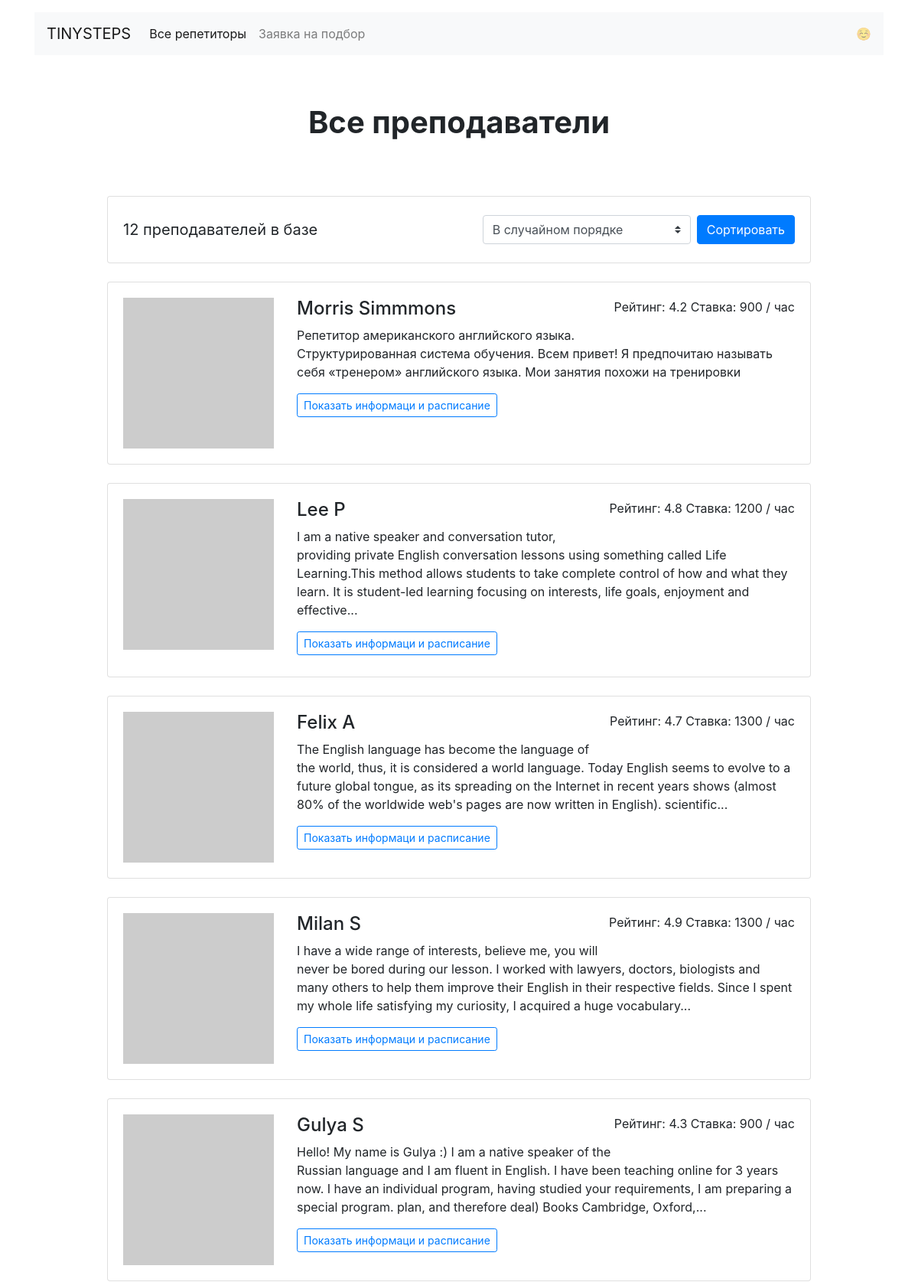
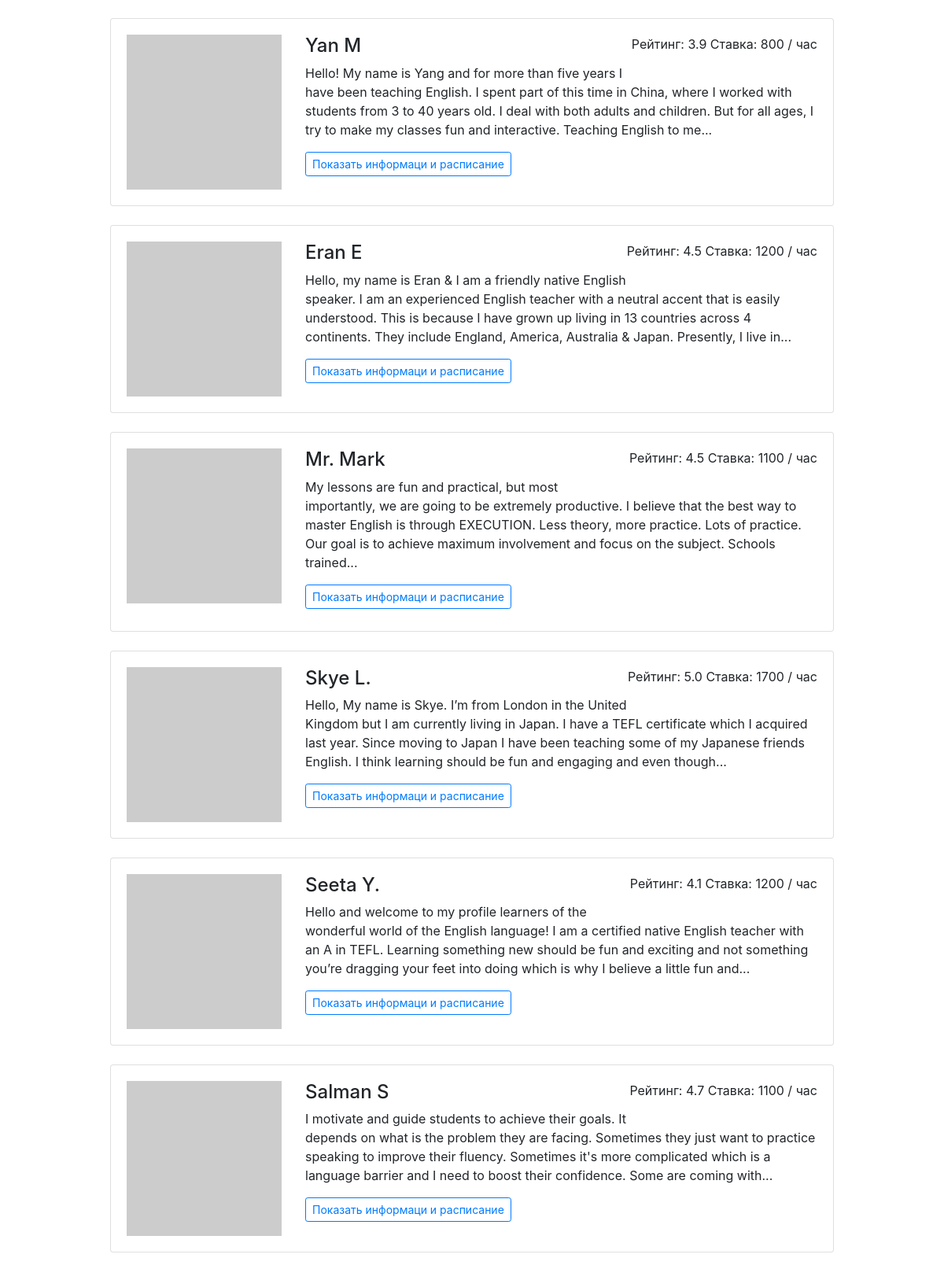
Page /all/ (upper part) on the committed database (2 pictures, top to bottom).
### app.py (models this page shows)
class Teacher(db.Model):
    __tablename__ = 'teacher'
    id = db.Column(db.Integer, primary_key=True)
    name = db.Column(db.String(80), nullable=False)
    about = db.Column(db.Text, nullable=False)
    rating = db.Column(db.Float)
    picture = db.Column(db.String(80), unique=True, nullable=False)
    price = db.Column(db.Integer, nullable=False)
    goals = db.Column(db.String, nullable=False)
    free = db.Column(db.String, nullable=False)
    bookings = db.relationship('Booking',  back_populates="teacher")

### app.py (the view)
@app.route('/all/', methods=['GET', 'POST'])
def all_teachers():
    sort = request.form.get('sort')
    if sort == "random":
        teachers = db.session.query(Teacher).all()
        random.shuffle(teachers)
    elif sort == "rating":
        teachers = db.session.query(Teacher).order_by(Teacher.rating.desc())
    elif sort == "expensive":
        teachers = db.session.query(Teacher).order_by(Teacher.price.desc())
    elif sort == "cheap":
        teachers = db.session.query(Teacher).order_by(Teacher.price)
    else:
        teachers = db.session.query(Teacher).all()
    teachers_quantity = db.session.query(Teacher).count()
    return render_template('all.html', teachers=teachers, teachers_quantity=teachers_quantity, sort=sort)

### templates/all.html (shortened to what this page needs)
{% extends 'base.html' %}
{% block content %}
<main class="container mt-3">
  <h1 class="h1 text-center w-50 mx-auto mt-1 py-5 mb-4"><strong>Все преподаватели</strong></h1>
    <div class="row">
    <div class="col-12 col-lg-10 offset-lg-1 m-auto">
      <div class="card mb-4">
        <div class="card-body align-right">
          <p class="lead float-left d-inline-block mt-2 mb-0"><strong>{{ teachers_quantity }} преподавателей в базе</strong></p>
          <form action="/all/" method="post" class="float-right d-inline-block">
            <div class="form-inline">
              <select name="sort" class="custom-select my-1 mr-2" id="inlineFormCustomSelectPref">
                <option value="random">В случайном порядке</option>
              </select>
              <button type="submit" class="btn btn-primary my-1">Сортировать</button>
            </div>
          </form>
        </div>
      </div>
      {% for teacher in teachers %}
      <div class="card mb-4">
        <div class="card-body">
          <div class="row">
            <div class="col-3"><img src="{{ teacher.picture }}" class="img-fluid" alt=""></div>
            <div class="col-9">
              <p class="float-right">Рейтинг: {{ teacher.rating }} Ставка: {{ teacher.price }} / час</p>
              <h2 class="h4">{{ teacher.name }}</h2>
              <p>{{ teacher.about|truncate(300) }}</p>
              <a href="/profiles/{{ teacher.id }}/" class="btn btn-outline-primary btn-sm mr-3 mb-2">Показать информаци и расписание</a>
            </div>
          </div>
        </div>
      </div>
      {% endfor %}
    </div>
  </div>
</main>
{% endblock %}

### rows in the picture
Teacher: rating "4.2", price "900", name "Morris Simmmons", about "Репетитор американского английского языка. Структурированная система обучения. Всем привет! Я предпочитаю называть себя «тренером» английского языка. Мои занятия похожи на тренировки"
Teacher: rating "4.8", price "1200", name "Lee P", about "I am a native speaker and conversation tutor, providing private English conversation lessons using something called Life Learning.This method allows students to take complete control of how and what they learn. It is student-led learning focusing on interests, life goals, enjoyment and effective..."
Teacher: rating "4.7", price "1300", name "Felix A", about "The English language has become the language of the world, thus, it is considered a world language. Today English seems to evolve to a future global tongue, as its spreading on the Internet in recent years shows (almost 80% of the worldwide web's pages are now written in English). scientific..."
Teacher: rating "4.9", price "1300", name "Milan S", about "I have a wide range of interests, believe me, you will never be bored during our lesson. I worked with lawyers, doctors, biologists and many others to help them improve their English in their respective fields. Since I spent my whole life satisfying my curiosity, I acquired a huge vocabulary..."
Teacher: rating "4.3", price "900", name "Gulya S", about "Hello! My name is Gulya :) I am a native speaker of the Russian language and I am fluent in English. I have been teaching online for 3 years now. I have an individual program, having studied your requirements, I am preparing a special program. plan, and therefore deal) Books Cambridge, Oxford,..."
Teacher: rating "3.9", price "800", name "Yan M", about "Hello! My name is Yang and for more than five years I have been teaching English. I spent part of this time in China, where I worked with students from 3 to 40 years old. I deal with both adults and children. But for all ages, I try to make my classes fun and interactive. Teaching English to me..."
Teacher: rating "4.5", price "1200", name "Eran E", about "Hello, my name is Eran & I am a friendly native English speaker. I am an experienced English teacher with a neutral accent that is easily understood. This is because I have grown up living in 13 countries across 4 continents. They include England, America, Australia & Japan. Presently, I live in..."
Teacher: rating "4.5", price "1100", name "Mr. Mark", about "My lessons are fun and practical, but most importantly, we are going to be extremely productive. I believe that the best way to master English is through EXECUTION. Less theory, more practice. Lots of practice. Our goal is to achieve maximum involvement and focus on the subject. Schools trained..."
Teacher: rating "5.0", price "1700", name "Skye L.", about "Hello, My name is Skye. I’m from London in the United Kingdom but I am currently living in Japan. I have a TEFL certificate which I acquired last year. Since moving to Japan I have been teaching some of my Japanese friends English. I think learning should be fun and engaging and even though..."
Teacher: rating "4.1", price "1200", name "Seeta Y.", about "Hello and welcome to my profile learners of the wonderful world of the English language! I am a certified native English teacher with an A in TEFL. Learning something new should be fun and exciting and not something you’re dragging your feet into doing which is why I believe a little fun and..."
Teacher: rating "4.7", price "1100", name "Salman S", about "I motivate and guide students to achieve their goals. It depends on what is the problem they are facing. Sometimes they just want to practice speaking to improve their fluency. Sometimes it's more complicated which is a language barrier and I need to boost their confidence. Some are coming with..."

### other values in the picture
{{ teachers_quantity }} "12"
